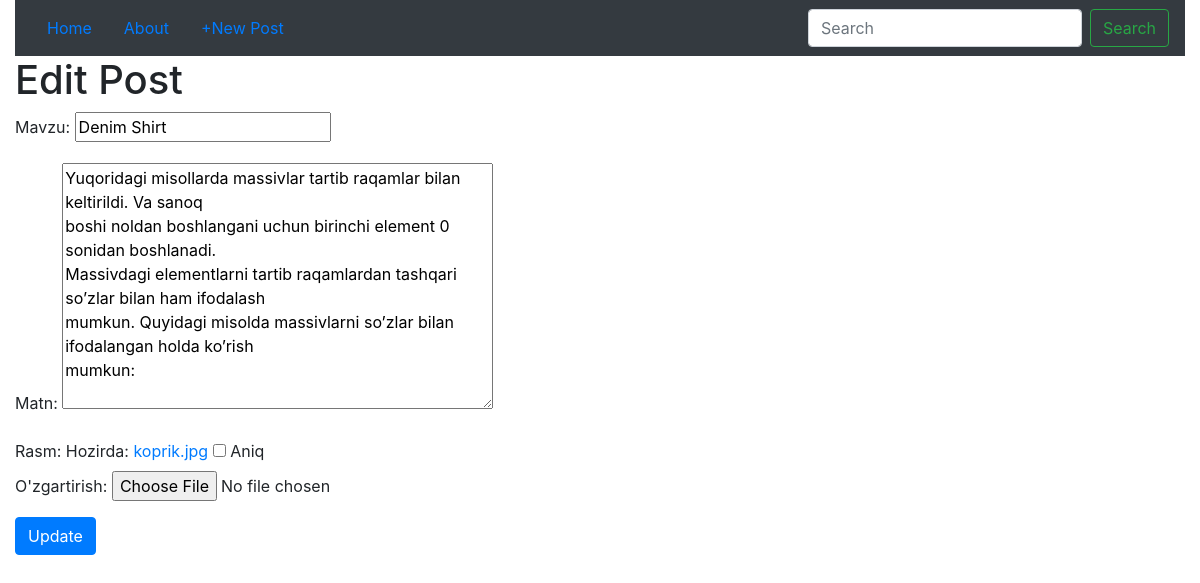
Screenshot of /post/8/edit/ with the database file from the repository.
### blog/models.py (models this page shows, shortened)
class Post(models.Model):
	title = models.CharField('Mavzu', max_length=50, null=True, blank=True)
	author = models.CharField('Muallif', max_length=50, default="Nomalum", blank=True)
	image = models.FileField('Rasm', null=True, blank=True)
	text = models.TextField('Matn', blank=True)
	date = models.DateTimeField(auto_now_add=True)

### blog/views.py (the view)
# urls.py: path('post/<int:pk>/edit/', Update.as_view(), name='edit'),
class Update(UpdateView):
	model = Post
	template_name = 'edit.html'
	fields = ['title', 'text', 'image']

### blog/templates/edit.html (shortened to what this page needs)
{% extends 'base.html' %}
{% block body %}
<h1>Edit Post</h1>
<form method="post" action="">
	<div class="form-group">
		{{form.as_p}}
		<button type="submit" class="btn btn-primary">Update</button>
	</div>
</form>
{% endblock %}

### blog/templates/base.html (shortened to what this page needs)
{% load static %}
<!DOCTYPE html>
<html>
<head>
	<link rel="stylesheet" type="text/css" href="{% static 'css/bootstrap.min.css' %}">
</head>
<body>
<div class="container-fluid">
 <nav class="navbar navbar-dark bg-dark">
    <ul class="nav">
      <li class="nav-item">
        <a class="nav-link" href="{% url 'home' %}">Home</a>
      </li>
      <li class="nav-item">
        <a class="nav-link" href="{% url 'about' %}">About</a>
      </li>
      <li class="nav-item">
        <a class="nav-link" href="{% url 'create' %}">+New Post</a>
      </li>
    </ul>
    <form class="form-inline my-2 my-lg-0">
      <input class="form-control mr-sm-2" type="search" placeholder="Search" aria-label="Search">
      <button class="btn btn-outline-success my-2 my-sm-0" type="submit">Search</button>
    </form>
</nav>
{% block body %}
{% endblock %}
</div>
</body>
</html>

### rows the page displays
Post: title "Denim Shirt", text "Yuqoridagi misollarda massivlar tartib raqamlar bilan keltirildi. Va sanoq boshi noldan boshlangani uchun birinchi element 0 sonidan boshlanadi. Massivdagi elementlarni tartib raqamlardan tashqari so’zlar bilan ham ifodalash mumkun. Quyidagi misolda massivlarni so’zlar bilan ifodalangan holda ko’rish mumkun:"
